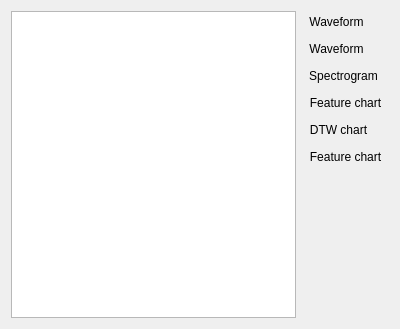
<?xml version="1.0" encoding="UTF-8"?>
<ui version="4.0">
 <class>FilesWidget</class>
 <widget class="QWidget" name="FilesWidget">
  <property name="geometry">
   <rect>
    <x>0</x>
    <y>0</y>
    <width>400</width>
    <height>329</height>
   </rect>
  </property>
  <property name="windowTitle">
   <string>Form</string>
  </property>
  <layout class="QHBoxLayout" name="horizontalLayout">
   <item>
    <widget class="QListWidget" name="listFiles">
     <property name="editTriggers">
      <set>QAbstractItemView::NoEditTriggers</set>
     </property>
     <property name="iconSize">
      <size>
       <width>32</width>
       <height>32</height>
      </size>
     </property>
     <property name="movement">
      <enum>QListView::Static</enum>
     </property>
     <property name="gridSize">
      <size>
       <width>64</width>
       <height>64</height>
      </size>
     </property>
     <property name="viewMode">
      <enum>QListView::IconMode</enum>
     </property>
    </widget>
   </item>
   <item>
    <layout class="QVBoxLayout" name="verticalLayout">
     <item>
      <widget class="QToolButton" name="btnWaveform">
       <property name="text">
        <string>Waveform</string>
       </property>
       <property name="icon">
        <iconset resource="../../icons.qrc">
         <normaloff>:/icons/waveform.png</normaloff>:/icons/waveform.png</iconset>
       </property>
       <property name="iconSize">
        <size>
         <width>32</width>
         <height>32</height>
        </size>
       </property>
       <property name="autoRaise">
        <bool>true</bool>
       </property>
      </widget>
     </item>
     <item>
      <widget class="QToolButton" name="btnCalculateFeatures">
       <property name="text">
        <string>Waveform</string>
       </property>
       <property name="icon">
        <iconset resource="../../icons.qrc">
         <normaloff>:/icons/calculator.png</normaloff>:/icons/calculator.png</iconset>
       </property>
       <property name="iconSize">
        <size>
         <width>32</width>
         <height>32</height>
        </size>
       </property>
       <property name="autoRaise">
        <bool>true</bool>
       </property>
      </widget>
     </item>
     <item>
      <widget class="QToolButton" name="btnDrawSpectrogram">
       <property name="text">
        <string>Spectrogram</string>
       </property>
       <property name="icon">
        <iconset resource="../../icons.qrc">
         <normaloff>:/icons/spectrogram.png</normaloff>:/icons/spectrogram.png</iconset>
       </property>
       <property name="iconSize">
        <size>
         <width>32</width>
         <height>32</height>
        </size>
       </property>
       <property name="autoRaise">
        <bool>true</bool>
       </property>
      </widget>
     </item>
     <item>
      <widget class="QToolButton" name="btnDrawFeatureChart">
       <property name="text">
        <string>Feature chart</string>
       </property>
       <property name="icon">
        <iconset resource="../../icons.qrc">
         <normaloff>:/icons/feature_chart.png</normaloff>:/icons/feature_chart.png</iconset>
       </property>
       <property name="iconSize">
        <size>
         <width>32</width>
         <height>32</height>
        </size>
       </property>
       <property name="autoRaise">
        <bool>true</bool>
       </property>
      </widget>
     </item>
     <item>
      <widget class="QToolButton" name="btnDrawDtwChart">
       <property name="text">
        <string>DTW chart</string>
       </property>
       <property name="icon">
        <iconset resource="../../icons.qrc">
         <normaloff>:/icons/dtw_chart.png</normaloff>:/icons/dtw_chart.png</iconset>
       </property>
       <property name="iconSize">
        <size>
         <width>32</width>
         <height>32</height>
        </size>
       </property>
       <property name="autoRaise">
        <bool>true</bool>
       </property>
      </widget>
     </item>
     <item>
      <widget class="QToolButton" name="btnCloseFile">
       <property name="text">
        <string>Feature chart</string>
       </property>
       <property name="icon">
        <iconset resource="../../icons.qrc">
         <normaloff>:/icons/remove.png</normaloff>:/icons/remove.png</iconset>
       </property>
       <property name="iconSize">
        <size>
         <width>32</width>
         <height>32</height>
        </size>
       </property>
       <property name="autoRaise">
        <bool>true</bool>
       </property>
      </widget>
     </item>
     <item>
      <spacer name="verticalSpacer">
       <property name="orientation">
        <enum>Qt::Vertical</enum>
       </property>
       <property name="sizeHint" stdset="0">
        <size>
         <width>20</width>
         <height>40</height>
        </size>
       </property>
      </spacer>
     </item>
    </layout>
   </item>
  </layout>
 </widget>
 <resources>
  <include location="../../icons.qrc"/>
 </resources>
 <connections/>
</ui>
